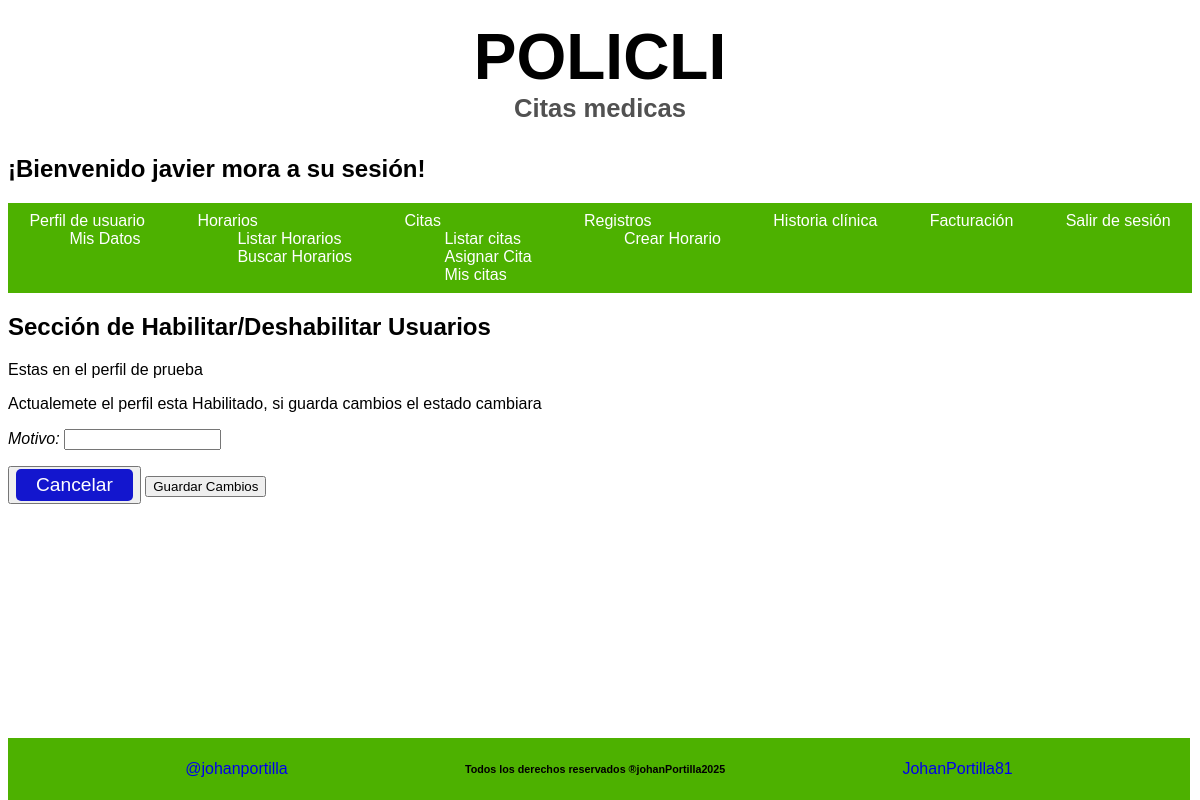
The app's page /sesion/cuenta/2/?accion=habilitar (signed in) with its own data.
### Aplicaciones/Inicio/models.py (models this page shows, shortened)
class CreacionUser(AbstractUser):
    class Tipo_User(models.TextChoices):
        ADMIN = 'Administrador',
        PACIENTE = 'Paciente'
        MEDICO = 'Medico'
        RECEPCION = 'Recepcionista'
    class Tipo_id(models.TextChoices):
        CEDULA = 'Cédula'
        TARJETA_ID= 'Tarjeta Identidad'
        CED_EXT = 'Cédula Extranjería'
        PASAPORTE = 'Pasaporte'
    tipo_id = models.CharField( max_length=20 ,choices = Tipo_id.choices, default = Tipo_id.CEDULA, verbose_name='Tipo de documento'  )
    numero_id = models.PositiveBigIntegerField(null=False, blank=False,  verbose_name='Numero de identificación', unique=True, default=0)
    telefono = models.PositiveBigIntegerField(null= False, blank= False, verbose_name='Teléfono', default=0)
    tipo_usuario = models.CharField(max_length=20, choices = Tipo_User.choices, default = Tipo_User.PACIENTE, verbose_name='Tipo Usuario')
    fecha_actualizacion = models.DateTimeField (auto_now=True, verbose_name='Ultima Actualización')
    nombre_completo= models.CharField(max_length = 100, null=False, blank= False, verbose_name='Nombre completo')

### Aplicaciones/Inicio/views.py (the view, shortened to what this page needs)
@login_required # type: ignore
def ver_cuentas(request,pk):
    perfil = get_object_or_404(CreacionUser, pk=pk)
    admin = request.user # verificar q usuario esta interactuando
    habil = perfil.is_active
    if habil == True:
        habil = 'Habilitado'
    else:
        habil = 'Deshabilitado'
    accion = request.GET.get('accion')
    if accion == 'ver':
        print(f'Viendo el perfil de {perfil.nombre_completo}')
        form = PerfilUsuario(instance=perfil)
        data = {
            'admin': admin,
            'perfil': perfil,
            'titulo':'Perfil',
            'form': form,
            'estado':habil
        }
        return render(request, 'paginas/mi_perfil.html', data)
    elif accion == 'habilitar':
        if request.method == 'GET':
            form = FormatoHabilitarUser(instance=perfil)
            data = {
                'admin': admin,
                'perfil': perfil,
                'form': form,
                'habilitado' : habil
            }
            return render(request, 'sesiones/habilitarUser.html', data)
    return render(request, 'paginas/listado_tabla.html')

### Aplicaciones/Inicio/forms.py (shortened to what this page needs)
class FormatoHabilitarUser(forms.ModelForm):
    class Meta:
        model = HabilitarDeshabilitar
        fields = ['motivo']

### templates/sesiones/habilitarUser.html (shortened to what this page needs)
{% extends 'index.html' %}
{% block contenido1 %}
<div class="bloque__formulario">
    <h2 class="bloque__subtitulo">Sección de Habilitar/Deshabilitar Usuarios</h2>
    <p>Estas en el perfil de {{perfil.nombre_completo}}</p>
    <P>Actualemete el perfil esta {{habilitado}}, si guarda cambios el estado cambiara</P>
    <form class="formato__creacion" method="POST">
        {{ form.as_p }}
        <div class="btn_opcion">
            <button>
                <a class="btn-secundary" href="{% url 'Lista_cuentas' %}">Cancelar</a>
            </button>
            <button class="envio" type="submit">Guardar Cambios</button>
        </div>
    </form>
{% endblock %}

### templates/bloques/navbar_sesion.html (shortened to what this page needs)
<header class="header">
    <h1 class="navbar__title">
        POLICLI
        <span class="navbar__subtitle">Citas medicas</span>
    </h1>
    <h2 class="titulo__sesion">¡Bienvenido {{ user.nombre_completo }} a su sesión!</h2>
    <div class="navar-container">
        <nav class="navbar">
            <ul class="navbar__list">
                <li class="navbar__item">
                    <a href="{% url 'Principal' %}" class="navbar__link">Perfil de usuario</a>
                    <ul>
                        <a href="{% url 'Perfiles' %}" class="navbar__link">Mis Datos</a>
                    </ul>
                </li>
                <li class="navbar__item">
                    <a href="#" class="navbar__link">Horarios</a>
                    <ul>
                        <a href="{% url 'Lista_Horarios' %}" class="navbar__link">Listar Horarios</a>
                    </ul>
                    <ul>
                        <a href="{% url 'Buscar_Horarios' %}" class="navbar__link">Buscar Horarios</a>
                    </ul>
                </li>
                <li class="navbar__item" >
                    <a href="#" class="navbar__link">Citas</a>
                    <ul>
                        <a href="{% url 'Registro_Citas' %}" class="navbar__link">Listar citas</a>
                    </ul>
                    <ul>
                        <a href="" class="navbar__link">Asignar Cita</a>
                    </ul>
                    <ul>
                        <a href="{% url 'Mis_citas' %}" class="navbar__link">Mis citas</a>
                    </ul>
                </li>
                <li class="navbar__item"><a href="#" class="navbar__link">Registros</a>
                    {% if user.is_superuser == True or user.tipo_usuario == 'Medico' %}
                    <ul>
                        <a href="{% url 'Registro_horario' %}" class="navbar__link">Crear Horario</a>
                    </ul>
                    {% endif %}
                </li>
                <li class="navbar__item">
                    <a href="#" class="navbar__link">Historia clínica</a>
                </li>
                <li class="navbar__item">
                    <a href="#" class="navbar__link">Facturación</a>
                </li>
                <li class="navbar__item">
                    <a href="{% url 'Sesion_Cerrada' %}" class="navbar__link">Salir de sesión</a>
                </li>
            </ul>
        </nav>
    </div>
</header>

### static/css/variables.css (style rules this page uses)
:root { --primary-950: #4DB100; --primary-900: #55B40C; --primary-800: #67BC26; --primary-700: #79C43F; --primary-600: #8BCC59; --primary-500: #9DD472; --primary-400: #AEDB8C; --primary-300: #C0E3A5; --primary-200: #D2EBBF; --primary-100: #EAF3D8; --primary-50: #F6FBF2; --secundary-950:#FED638; --secundary-900:#FED841; --secundary-800:#FEDC55; --secundary-700:#FEE069; --secundary-600:#FEE47D; --secundary-500:#FEE891; --secundary-400:#FEECA5; --secundary-300:#FEF0B9; --secundary-200:#FEF4CD; --secundary-100:#FEF8E1; --secundary-50:#FEFCF5; --white: #fff; --black: #000; --gray-950: #101010; --gray-900: #262626; --gray-800: #3B3B3B; --gray-700: #515151; --gray-600: #676767; --gray-500: #7D7D7D; --gray-400: #929292; --gray-300: #A8A8A8; --gray-200: #BEBEBE; --gray-100: #D4D4D4; --gray-50: #E9E9E9; --main-font: Helvetica, Arial, sans-serif; --fs-xxxxl: 8.0rem; --fs-xxxl: 6.4rem; --fs-xxl: 4.8rem; --fs-xl: 4.0rem; --fs-lg: 3.2rem; --fs-md: 2.4rem; --fs-sm: 2.0rem; --fs-xs: 1.6rem; --fs-xxs: 1.4rem; --fs-xxxs: 1.2rem; }

### static/css/body.css (style rules this page uses)
* { font-family: var(--main-font); }
body { display: flex; flex-direction: column; }

### static/css/inicio.css (style rules this page uses)
.header { position: sticky; top: 0; width: 100%; }
.navbar { padding: 5px; background-color: var(--primary-950); }
.navbar__title { margin: 0; padding: 12px; font-size: var(--fs-xl); text-align: center; display: flex; flex-direction: column; background-color: var(--white); }
.navbar__subtitle { font-size: var(--fs-xs); color: var(--gray-700); }
.navbar__list { list-style: none; padding: 4px; margin: 0; display: flex; gap: 40px; flex-grow: 1; justify-content: space-evenly; }
.navbar__link { text-decoration: none; color: var(--white); transition: color 0.3s ease; }
label { font-style: italic; }

### static/css/tablas.css (style rules this page uses)
[class^="btn-"] { border: none; padding: 5px 20px; text-align: center; text-decoration: none; display: inline-block; font-size: var(--fs-xxxs); cursor: pointer; border-radius: 5px; }
.btn-secundary { background-color: rgb(19, 22, 206); color: white; }

### records on screen
CreacionUser: nombre_completo "javier mora"
CreacionUser: nombre_completo "prueba"

### other values on screen
{{ habilitado }} "Habilitado"
